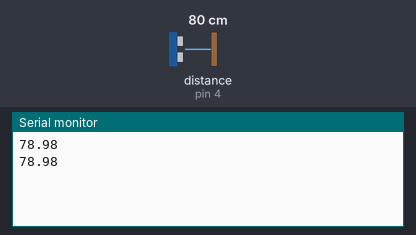
Bench run of a sketch on a simulated Arduino Uno, built with avr-gcc and run on an emulated ATmega328P. Shown: the last lines printed to the serial monitor. Wiring (inferred from the names in the program): ultrasonic range finder: trigger pin 3; echo pin 4. Inputs (shaded band) come from the test bench; at power-on: distance to the obstacle (sensor on pin 4) 80 cm. The echo pulse lasts 58.3 µs per cm.

Above: at 1.8 s.
1.9 s: distance to the obstacle (sensor on pin 4) set to 2 cm
At 2.8 s:
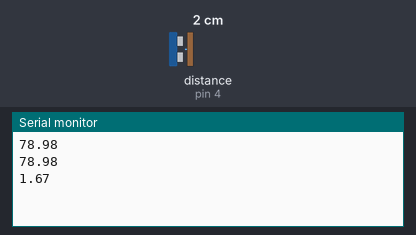
3.4 s: distance to the obstacle (sensor on pin 4) set to 4 cm
At 4.7 s:
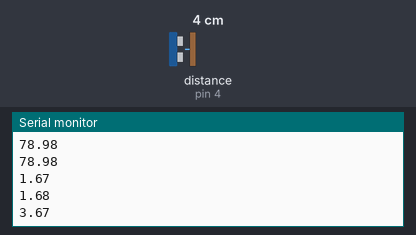
Timing chart, 0 to 6.4 s (numbered marks = the images above; inputs shaded):
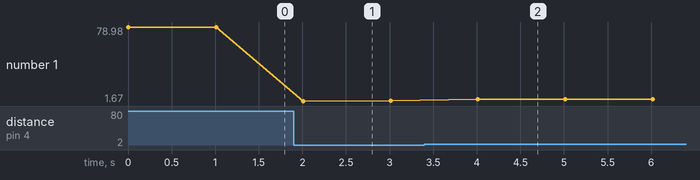

The sketch:

usonic.ino
```cpp
//GPIO********************
int pintrig = 3;
int pinecho = 4;
//********************GPIO

//usonicvalue********************
float usonicvalue;
//********************usonicvalue

void setup(){
  Serial.begin(9600);
  setup_usonic();
}

void loop(){
  loop_usonic();
  delay(1000);
}

void setup_usonic(){
  pinMode(pintrig, OUTPUT); // sender
  pinMode(pinecho, INPUT); // receiver
}

void loop_usonic(){
    digitalWrite(pintrig, LOW); delayMicroseconds(2);  // initialize to set to high
    digitalWrite(pintrig, HIGH); delayMicroseconds(10); // sending for 10 microsec during 10 microsec it busrst signal 8times
    digitalWrite(pintrig, LOW);  // closing

    float duration = pulseIn(pinecho, HIGH);
    usonicvalue = duration * 0.034 / 2;  // 340m/s = 34000cm/s = 34000/1000000 cm/microsec = 0.034 cm/microsec

  Serial.println(usonicvalue);
}
```

Measured:
- after the input at 1.9 s, the serial monitor: prints a new line after 0.11 s (image 1)
- after the input at 3.4 s, the serial monitor: prints a new line after 0.61 s (image 2)
- plotted number 1: 78.98 → 1.68 after the input at 1.9 s, 1.68 → 3.67 after the input at 3.4 s
